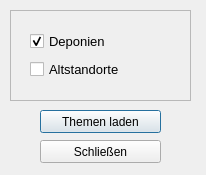
<?xml version="1.0" encoding="UTF-8"?>
<ui version="4.0">
 <class>frmAbfall</class>
 <widget class="QDialog" name="frmAbfall">
  <property name="geometry">
   <rect>
    <x>0</x>
    <y>0</y>
    <width>206</width>
    <height>175</height>
   </rect>
  </property>
  <property name="windowTitle">
   <string>Abfallwirtschaft</string>
  </property>
  <widget class="QPushButton" name="ButtonAbfallOk">
   <property name="geometry">
    <rect>
     <x>40</x>
     <y>110</y>
     <width>121</width>
     <height>23</height>
    </rect>
   </property>
   <property name="text">
    <string>Themen laden</string>
   </property>
  </widget>
  <widget class="QPushButton" name="ButtonAbfallCancel">
   <property name="geometry">
    <rect>
     <x>40</x>
     <y>140</y>
     <width>121</width>
     <height>23</height>
    </rect>
   </property>
   <property name="text">
    <string>Schließen</string>
   </property>
  </widget>
  <widget class="QFrame" name="frame">
   <property name="geometry">
    <rect>
     <x>10</x>
     <y>10</y>
     <width>181</width>
     <height>91</height>
    </rect>
   </property>
   <property name="frameShape">
    <enum>QFrame::StyledPanel</enum>
   </property>
   <property name="frameShadow">
    <enum>QFrame::Raised</enum>
   </property>
   <widget class="QWidget" name="layoutWidget">
    <property name="geometry">
     <rect>
      <x>20</x>
      <y>20</y>
      <width>144</width>
      <height>51</height>
     </rect>
    </property>
    <layout class="QVBoxLayout" name="verticalLayout">
     <item>
      <widget class="QCheckBox" name="checkBox">
       <property name="font">
        <font>
         <pointsize>10</pointsize>
        </font>
       </property>
       <property name="text">
        <string>Deponien</string>
       </property>
       <property name="checked">
        <bool>true</bool>
       </property>
       <attribute name="buttonGroup">
        <string>checkButtonsGroup</string>
       </attribute>
      </widget>
     </item>
     <item>
      <widget class="QCheckBox" name="checkBox_2">
       <property name="font">
        <font>
         <pointsize>10</pointsize>
        </font>
       </property>
       <property name="text">
        <string>Altstandorte</string>
       </property>
       <attribute name="buttonGroup">
        <string>checkButtonsGroup</string>
       </attribute>
      </widget>
     </item>
    </layout>
   </widget>
  </widget>
 </widget>
 <resources/>
 <connections>
  <connection>
   <sender>ButtonAbfallOk</sender>
   <signal>clicked()</signal>
   <receiver>frmAbfall</receiver>
   <slot>accept()</slot>
   <hints>
    <hint type="sourcelabel">
     <x>150</x>
     <y>481</y>
    </hint>
    <hint type="destinationlabel">
     <x>199</x>
     <y>260</y>
    </hint>
   </hints>
  </connection>
  <connection>
   <sender>ButtonAbfallCancel</sender>
   <signal>clicked()</signal>
   <receiver>frmAbfall</receiver>
   <slot>close()</slot>
   <hints>
    <hint type="sourcelabel">
     <x>160</x>
     <y>471</y>
    </hint>
    <hint type="destinationlabel">
     <x>175</x>
     <y>277</y>
    </hint>
   </hints>
  </connection>
 </connections>
 <buttongroups>
  <buttongroup name="checkButtonsGroup">
   <property name="exclusive">
    <bool>false</bool>
   </property>
  </buttongroup>
 </buttongroups>
</ui>
